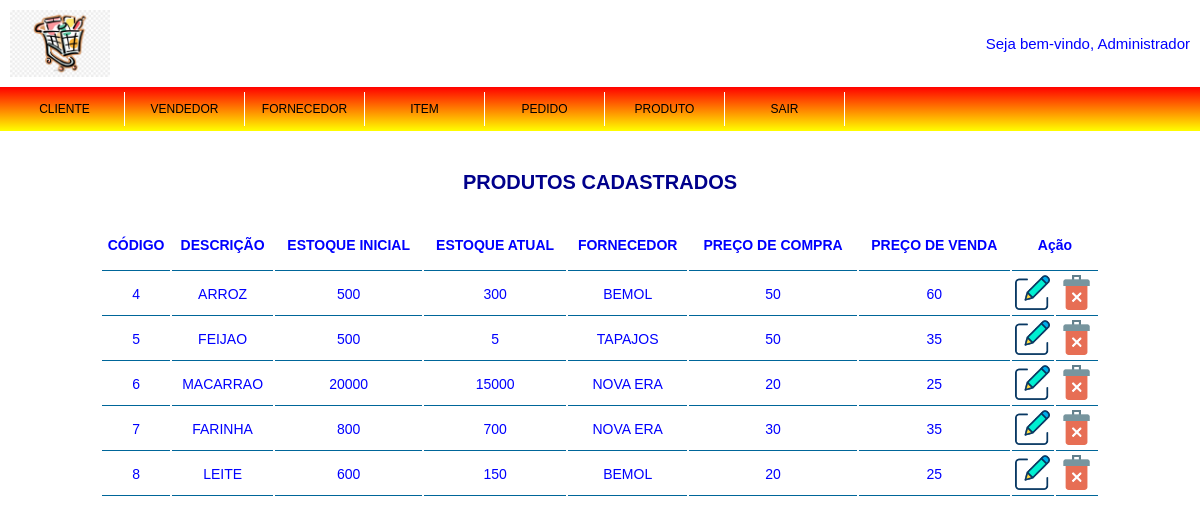
/admin/produto/exibir.php (signed in), run on the app's committed database.
### tables this page shows
CREATE TABLE `produto` (
  `codigo_produto` int(11) NOT NULL,
  `descricao` varchar(50) NOT NULL,
  `estoque_inicial` int(11) NOT NULL,
  `estoque_atual` int(11) NOT NULL,
  `fornecedor` varchar(50) NOT NULL,
  `preco_compra` float NOT NULL,
  `preco_venda` float NOT NULL,
  `codigo_fornecedor` int(11) NOT NULL
);

### admin/produto/exibir.php (the view)
<?php require('../topo_admin.php');
	require('../../conexao.php');
	$select_produto = mysqli_query($conexao, "SELECT * FROM produto ORDER BY codigo_produto ASC");
		if (mysqli_num_rows($select_produto) > 0) {
			$dados_produto = mysqli_fetch_assoc($select_produto);
		} else {
			echo "<script> alert ('NÃO EXISTEM PRODUTOS CADASTRADOS!');</script>";
			echo "<script> window.location.href='$url_admin/produto';</script>";
		}
?>
		<div class="estila_tabela">
			<div><h1>PRODUTOS CADASTRADOS</h1></div>
				<table>
					<tr class="tabela_cabecalho">
						<td>CÓDIGO</td>
						<td>DESCRIÇÃO</td>
						<td>ESTOQUE INICIAL</td>
						<td>ESTOQUE ATUAL</td>
						<td>FORNECEDOR</td>
						<td>PREÇO DE COMPRA</td>
						<td>PREÇO DE VENDA</td>
						<td colspan="2">Ação</td>
					</tr>
				<?php do{
					?>
					<tr>
						<td><?php echo $dados_produto['codigo_produto'];?></td>
						<td><?php echo $dados_produto['descricao'];?></td>
						<td><?php echo $dados_produto['estoque_inicial'];?></td>
						<td><?php echo $dados_produto['estoque_atual'];?></td>
						<td><?php echo $dados_produto['fornecedor'];?></td>
						<td><?php echo $dados_produto['preco_compra'];?></td>
						<td><?php echo $dados_produto['preco_venda'];?></td>
						<td>
							<a href="editar.php?codigo_produto=<?php echo $dados_produto['codigo_produto'];?>">
								<img src="../../img/editar.png" class="botao_acao" title="Editar">
							</a>
						</td>
						<td>
							<a href="javascript:func()" onclick="confirmar_exclusao('<?php echo $dados_produto['codigo_produto'];?>')">
								<img src="../../img/excluir.png" class="botao_acao" title="Excluir">
							</a>
						</td>
					</tr>
				<?php }while ($dados_produto = mysqli_fetch_assoc($select_produto));?>
				</table>
		</div>
</body>
</html>

### css/estilo.css (style rules this page uses)
* { margin: 0; padding: 0; font-family: Arial, Helvetica, sans-serif; color: blue; }
html { font-size: 62.5%; }
h1 { font-size: 4rem; margin-bottom: 2.5rem; color: #00008B; text-align: center; }
.estila_tabela { width: 1000px; margin: 4rem auto; }
.estila_tabela > div > h1 { font-size: 2rem; }
table { width: 100%; }
.tabela_cabecalho { font-weight: 600; height: 5rem; }
td { font-size: 1.4rem; border-bottom: 1px solid #069; text-align: center; }
.botao_acao { width: 35px; clienter:pointer; margin-top: 0.2rem; margin-bottom: 0.2rem; }

### data on the page
produto: codigo_produto "4", descricao "ARROZ", estoque_inicial "500", estoque_atual "300", fornecedor "BEMOL", preco_compra "50", preco_venda "60"
produto: codigo_produto "5", descricao "FEIJAO", estoque_inicial "500", estoque_atual "5", fornecedor "TAPAJOS", preco_compra "50", preco_venda "35"
produto: codigo_produto "6", descricao "MACARRAO", estoque_inicial "20000", estoque_atual "15000", fornecedor "NOVA ERA", preco_compra "20", preco_venda "25"
produto: codigo_produto "7", descricao "FARINHA", estoque_inicial "800", estoque_atual "700", fornecedor "NOVA ERA", preco_compra "30", preco_venda "35"
produto: codigo_produto "8", descricao "LEITE", estoque_inicial "600", estoque_atual "150", fornecedor "BEMOL", preco_compra "20", preco_venda "25"

### other printed values
$_SESSION['nome_completo_login'] "Administrador"
